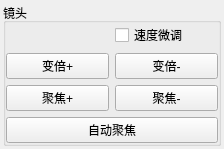
<?xml version="1.0" encoding="UTF-8"?>
<ui version="4.0">
 <class>W223VideoLens</class>
 <widget class="QWidget" name="W223VideoLens">
  <property name="geometry">
   <rect>
    <x>0</x>
    <y>0</y>
    <width>224</width>
    <height>129</height>
   </rect>
  </property>
  <property name="windowTitle">
   <string>Form</string>
  </property>
  <layout class="QHBoxLayout" name="horizontalLayout">
   <property name="spacing">
    <number>3</number>
   </property>
   <property name="leftMargin">
    <number>3</number>
   </property>
   <property name="topMargin">
    <number>3</number>
   </property>
   <property name="rightMargin">
    <number>3</number>
   </property>
   <property name="bottomMargin">
    <number>3</number>
   </property>
   <item>
    <widget class="QGroupBox" name="pLensGBox">
     <property name="title">
      <string>镜头</string>
     </property>
     <layout class="QGridLayout" name="gridLayout">
      <property name="leftMargin">
       <number>0</number>
      </property>
      <property name="topMargin">
       <number>0</number>
      </property>
      <property name="rightMargin">
       <number>0</number>
      </property>
      <property name="bottomMargin">
       <number>0</number>
      </property>
      <item row="0" column="1">
       <widget class="QCheckBox" name="pLensSpeedCBox">
        <property name="text">
         <string>速度微调</string>
        </property>
       </widget>
      </item>
      <item row="1" column="0">
       <widget class="QPushButton" name="pLensZoomInBtn">
        <property name="text">
         <string>变倍+</string>
        </property>
       </widget>
      </item>
      <item row="1" column="1">
       <widget class="QPushButton" name="pLensZoomOutBtn">
        <property name="text">
         <string>变倍-</string>
        </property>
       </widget>
      </item>
      <item row="2" column="0">
       <widget class="QPushButton" name="pLensFocusInBtn">
        <property name="text">
         <string>聚焦+</string>
        </property>
       </widget>
      </item>
      <item row="2" column="1">
       <widget class="QPushButton" name="pLensFocusOutBtn">
        <property name="text">
         <string>聚焦-</string>
        </property>
       </widget>
      </item>
      <item row="3" column="0" colspan="2">
       <widget class="QPushButton" name="pLensFocusAutoBtn">
        <property name="text">
         <string>自动聚焦</string>
        </property>
       </widget>
      </item>
     </layout>
    </widget>
   </item>
  </layout>
 </widget>
 <resources/>
 <connections/>
</ui>
